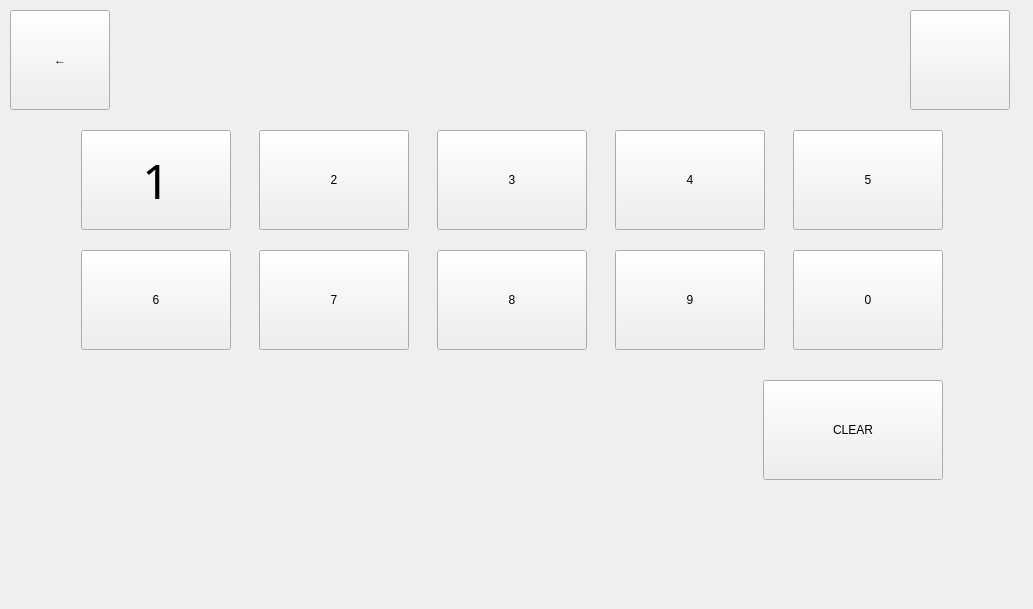
   <widget class="QWidget" name="keyboard_key">
    <widget class="QLabel" name="background_key">
     <property name="geometry">
      <rect>
       <x>0</x>
       <y>0</y>
       <width>1024</width>
       <height>600</height>
      </rect>
     </property>
     <property name="text">
      <string/>
     </property>
     <property name="pixmap">
      <pixmap>emoto2.png</pixmap>
     </property>
    </widget>
    <widget class="QLabel" name="label_key">
     <property name="geometry">
      <rect>
       <x>245</x>
       <y>30</y>
       <width>534</width>
       <height>71</height>
      </rect>
     </property>
     <property name="styleSheet">
      <string notr="true">	border-style: solid;
	border-color: rgb(146, 150, 150);
	border-width: 3px;
	border-radius: 16px;
	color: rgb(146, 150, 150);
	font: 900 36pt &quot;Calibri Light&quot;;
	background-image (&quot;C:\Users\mjszo\Desktop\1\graphic\blang.png&quot;)
   </string>
     </property>
     <property name="text">
      <string/>
     </property>
     <property name="alignment">
      <set>Qt::AlignCenter</set>
     </property>
    </widget>
    <widget class="QPushButton" name="button_key1">
     <property name="geometry">
      <rect>
       <x>81</x>
       <y>130</y>
       <width>150</width>
       <height>100</height>
      </rect>
     </property>
     <property name="font">
      <font>
       <family>Calibri Light</family>
       <pointsize>36</pointsize>
       <weight>37</weight>
       <italic>false</italic>
       <bold>false</bold>
      </font>
     </property>
     <property name="styleSheet">
      <string notr="true">	border-style: solid;
	border-width: 3px;
	border-radius: 16px;
	color: rgb(146, 150, 150);
	font: 300 36pt &quot;Calibri Light&quot;;
	background-image (&quot;C:\Users\mjszo\Desktop\1\graphic\blang.png&quot;)</string>
     </property>
     <property name="text">
      <string>1</string>
     </property>
    </widget>
    <widget class="QPushButton" name="button_key2">
     <property name="geometry">
      <rect>
       <x>259</x>
       <y>130</y>
       <width>150</width>
       <height>100</height>
      </rect>
     </property>
     <property name="styleSheet">
      <string notr="true">	border-style: solid;
	border-width: 3px;
	border-radius: 16px;
	color: rgb(146, 150, 150);
	font: 300 36pt &quot;Calibri Light&quot;;
	background-image (&quot;C:\Users\mjszo\Desktop\1\graphic\blang.png&quot;)</string>
     </property>
     <property name="text">
      <string>2</string>
     </property>
    </widget>
    <widget class="QPushButton" name="button_key3">
     <property name="geometry">
      <rect>
       <x>437</x>
       <y>130</y>
       <width>150</width>
       <height>100</height>
      </rect>
     </property>
     <property name="styleSheet">
      <string notr="true">	border-style: solid;
	border-width: 3px;
	border-radius: 16px;
	color: rgb(146, 150, 150);
	font: 300 36pt &quot;Calibri Light&quot;;
	background-image (&quot;C:\Users\mjszo\Desktop\1\graphic\blang.png&quot;)</string>
     </property>
     <property name="text">
      <string>3</string>
     </property>
    </widget>
    <widget class="QPushButton" name="button_key6">
     <property name="geometry">
      <rect>
       <x>81</x>
       <y>250</y>
       <width>150</width>
       <height>100</height>
      </rect>
     </property>
     <property name="styleSheet">
      <string notr="true">	border-style: solid;
	border-width: 3px;
	border-radius: 16px;
	color: rgb(146, 150, 150);
	font: 300 36pt &quot;Calibri Light&quot;;
	background-image (&quot;C:\Users\mjszo\Desktop\1\graphic\blang.png&quot;)</string>
     </property>
     <property name="text">
      <string>6</string>
     </property>
    </widget>
    <widget class="QPushButton" name="button_key7">
     <property name="geometry">
      <rect>
       <x>259</x>
       <y>250</y>
       <width>150</width>
       <height>100</height>
      </rect>
     </property>
     <property name="styleSheet">
      <string notr="true">	border-style: solid;
	border-width: 3px;
	border-radius: 16px;
	color: rgb(146, 150, 150);
	font: 300 36pt &quot;Calibri Light&quot;;
	background-image (&quot;C:\Users\mjszo\Desktop\1\graphic\blang.png&quot;)</string>
     </property>
     <property name="text">
      <string>7</string>
     </property>
    </widget>
    <widget class="QPushButton" name="button_key4">
     <property name="geometry">
      <rect>
       <x>615</x>
       <y>130</y>
       <width>150</width>
       <height>100</height>
      </rect>
     </property>
     <property name="styleSheet">
      <string notr="true">	border-style: solid;
	border-width: 3px;
	border-radius: 16px;
	color: rgb(146, 150, 150);
	font: 300 36pt &quot;Calibri Light&quot;;
	background-image (&quot;C:\Users\mjszo\Desktop\1\graphic\blang.png&quot;)</string>
     </property>
     <property name="text">
      <string>4</string>
     </property>
    </widget>
    <widget class="QPushButton" name="button_key5">
     <property name="geometry">
      <rect>
       <x>793</x>
       <y>130</y>
       <width>150</width>
       <height>100</height>
      </rect>
     </property>
     <property name="styleSheet">
      <string notr="true">	border-style: solid;
	border-width: 3px;
	border-radius: 16px;
	color: rgb(146, 150, 150);
	font: 300 36pt &quot;Calibri Light&quot;;
	background-image (&quot;C:\Users\mjszo\Desktop\1\graphic\blang.png&quot;)</string>
     </property>
     <property name="text">
      <string>5</string>
     </property>
    </widget>
    <widget class="QPushButton" name="button_key0">
     <property name="geometry">
      <rect>
       <x>793</x>
       <y>250</y>
       <width>150</width>
       <height>100</height>
      </rect>
     </property>
     <property name="styleSheet">
      <string notr="true">	border-style: solid;
	border-width: 3px;
	border-radius: 16px;
	color: rgb(146, 150, 150);
	font: 300 36pt &quot;Calibri Light&quot;;
	background-image (&quot;C:\Users\mjszo\Desktop\1\graphic\blang.png&quot;)</string>
     </property>
     <property name="text">
      <string>0</string>
     </property>
    </widget>
    <widget class="QPushButton" name="button_key9">
     <property name="geometry">
      <rect>
       <x>615</x>
       <y>250</y>
       <width>150</width>
       <height>100</height>
      </rect>
     </property>
     <property name="styleSheet">
      <string notr="true">	border-style: solid;
	border-width: 3px;
	border-radius: 16px;
	color: rgb(146, 150, 150);
	font: 300 36pt &quot;Calibri Light&quot;;
	background-image (&quot;C:\Users\mjszo\Desktop\1\graphic\blang.png&quot;)</string>
     </property>
     <property name="text">
      <string>9</string>
     </property>
    </widget>
    <widget class="QPushButton" name="button_key8">
     <property name="geometry">
      <rect>
       <x>437</x>
       <y>250</y>
       <width>150</width>
       <height>100</height>
      </rect>
     </property>
     <property name="styleSheet">
      <string notr="true">	border-style: solid;
	border-width: 3px;
	border-radius: 16px;
	color: rgb(146, 150, 150);
	font: 300 36pt &quot;Calibri Light&quot;;
	background-image (&quot;C:\Users\mjszo\Desktop\1\graphic\blang.png&quot;)</string>
     </property>
     <property name="text">
      <string>8</string>
     </property>
    </widget>
    <widget class="QPushButton" name="button_cancel_key">
     <property name="geometry">
      <rect>
       <x>763</x>
       <y>380</y>
       <width>180</width>
       <height>100</height>
      </rect>
     </property>
     <property name="styleSheet">
      <string notr="true">	border-style: solid;
	border-width: 3px;
	border-radius: 16px;
	color: rgb(146, 150, 150);
	font: 300 24pt &quot;Calibri Light&quot;;
	background-image (&quot;C:\Users\mjszo\Desktop\1\graphic\blang.png&quot;)</string>
     </property>
     <property name="text">
      <string>CLEAR</string>
     </property>
    </widget>
    <widget class="QPushButton" name="button_back_key">
     <property name="geometry">
      <rect>
       <x>10</x>
       <y>10</y>
       <width>100</width>
       <height>100</height>
      </rect>
     </property>
     <property name="styleSheet">
      <string notr="true">	border-style: solid;
	border-width: 3px;
	border-radius: 16px;
	border-color: rgb(225,225,225);
	color: rgb(146, 150, 150);
	font: 300 60pt &quot;Calibri Light&quot; ;
	font-weight: bold;
	background-image (&quot;C:\Users\mjszo\Desktop\1\graphic\blang.png&quot;)</string>
     </property>
     <property name="text">
      <string>←</string>
     </property>
    </widget>
    <widget class="QPushButton" name="button_set_key">
     <property name="geometry">
      <rect>
       <x>910</x>
       <y>10</y>
       <width>100</width>
       <height>100</height>
      </rect>
     </property>
     <property name="styleSheet">
      <string notr="true">	border-style: solid;
	border-width: 3px;
	border-radius: 16px;
	border-color: rgb(225,225,225);
	color: rgb(146, 150, 150);
	font: 300 60pt &quot;Calibri Light&quot; ;
	font-weight: bold;
	background-image (&quot;C:\Users\mjszo\Desktop\1\graphic\blang.png&quot;)</string>
     </property>
     <property name="text">
      <string/>
     </property>
     <property name="icon">
      <iconset>
       <normaloff>../../../1/graphic/setting2.png</normaloff>../../../1/graphic/setting2.png</iconset>
     </property>
     <property name="iconSize">
      <size>
       <width>70</width>
       <height>70</height>
      </size>
     </property>
    </widget>
   </widget>
